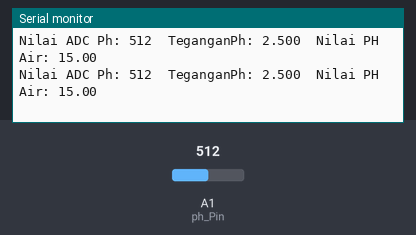
Simulated run of this sketch. Board: Arduino Uno, built with avr-gcc and run on an emulated ATmega328P. Shown: the last lines printed to the serial monitor. The test bench sets the inputs (shaded band); at power-on: A1 (ph_Pin) = 512.

Above: at 1.8 s.
1.9 s: A1 (ph_Pin) set to 716
At 2.4 s:
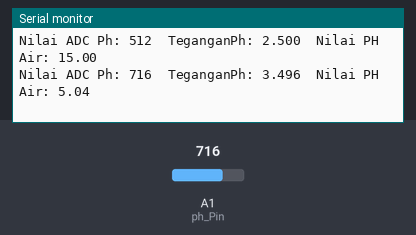
3.4 s: A1 (ph_Pin) set to 900
At 4.8 s:
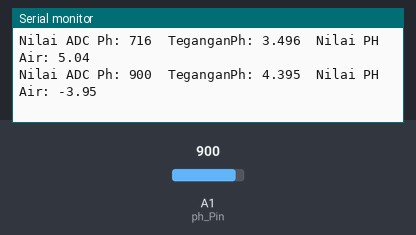
Timing chart, 0 to 6.4 s (numbered marks = the images above; inputs shaded):
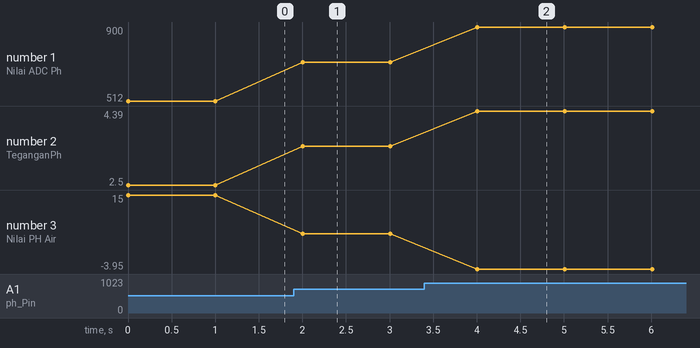

The sketch:

testing_PHSensor.ino
```cpp
const int ph_Pin = A1; // Pin analog untuk membaca sensor pH
float Po = 0;
float PH_step;
int nilai_analog_PH;
double TeganganPh;

float PH4 = 3.6;
float PH7 = 3.3;

void setup() {
  pinMode (ph_Pin, INPUT);
  Serial.begin(115600); // Mulai serial monitor
}

void loop() {
  int nilai_analog_PH = analogRead(ph_Pin);
  Serial.print("Nilai ADC Ph: ");
  Serial.print(nilai_analog_PH);
  TeganganPh = 5 / 1024.0 * nilai_analog_PH;
  Serial.print("\tTeganganPh: ");
  Serial.print(TeganganPh, 3);

  PH_step = (PH4 - PH7) / 3;
  Po = 7.00 + ((PH7 - TeganganPh) / PH_step);
  Serial.print("\tNilai PH Air: ");
  Serial.println(Po, 2);
  delay(1000); // Tunda 1 detik sebelum membaca data berikutnya
}
```

Measured:
- after the input at 1.9 s, the serial monitor: prints a new line after 0.10 s (image 1)
- after the input at 3.4 s, the serial monitor: prints a new line after 0.61 s (image 2)
- plotted number 1: 512 → 716 after the input at 1.9 s, 716 → 900 after the input at 3.4 s
- plotted number 2: 2.5 → 3.5 after the input at 1.9 s, 3.5 → 4.39 after the input at 3.4 s
- plotted number 3: 15 → 5.04 after the input at 1.9 s, 5.04 → -3.95 after the input at 3.4 s
